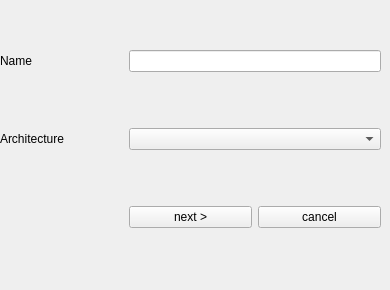
     <widget class="QWidget" name="page_15">
      <widget class="QWidget" name="gridLayoutWidget_14">
       <property name="geometry">
        <rect>
         <x>0</x>
         <y>0</y>
         <width>381</width>
         <height>281</height>
        </rect>
       </property>
       <layout class="QGridLayout" name="gridLayout_14">
        <item row="1" column="0">
         <widget class="QLabel" name="label_38">
          <property name="text">
           <string>Architecture</string>
          </property>
         </widget>
        </item>
        <item row="0" column="0">
         <widget class="QLabel" name="label_39">
          <property name="text">
           <string>Name</string>
          </property>
         </widget>
        </item>
        <item row="2" column="2">
         <widget class="QPushButton" name="pushButton_43">
          <property name="text">
           <string>cancel</string>
          </property>
         </widget>
        </item>
        <item row="2" column="1">
         <widget class="QPushButton" name="pushButton_44">
          <property name="text">
           <string>next &gt;</string>
          </property>
         </widget>
        </item>
        <item row="1" column="1" colspan="2">
         <widget class="QComboBox" name="comboBox_22">
          <property name="placeholderText">
           <string>Please choose an architecture</string>
          </property>
          <item>
           <property name="text">
            <string>i386</string>
           </property>
          </item>
          <item>
           <property name="text">
            <string>x86_64</string>
           </property>
          </item>
          <item>
           <property name="text">
            <string>mips64el</string>
           </property>
          </item>
          <item>
           <property name="text">
            <string>mipsel</string>
           </property>
          </item>
          <item>
           <property name="text">
            <string>ppc</string>
           </property>
          </item>
          <item>
           <property name="text">
            <string>ppc64</string>
           </property>
          </item>
          <item>
           <property name="text">
            <string>aarch64</string>
           </property>
          </item>
          <item>
           <property name="text">
            <string>arm</string>
           </property>
          </item>
          <item>
           <property name="text">
            <string>sparc</string>
           </property>
          </item>
          <item>
           <property name="text">
            <string>sparc64</string>
           </property>
          </item>
         </widget>
        </item>
        <item row="0" column="1" colspan="2">
         <widget class="QLineEdit" name="lineEdit_9"/>
        </item>
       </layout>
      </widget>
     </widget>
